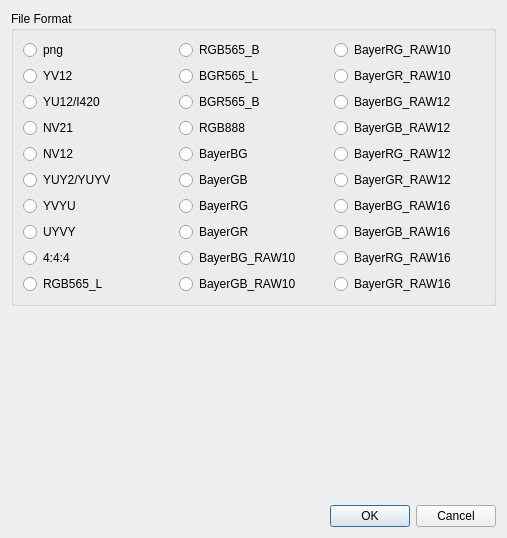
<?xml version="1.0" encoding="UTF-8"?>
<ui version="4.0">
 <class>ImgExportWindow</class>
 <widget class="QDialog" name="ImgExportWindow">
  <property name="geometry">
   <rect>
    <x>0</x>
    <y>0</y>
    <width>507</width>
    <height>538</height>
   </rect>
  </property>
  <property name="windowTitle">
   <string>Format</string>
  </property>
  <layout class="QVBoxLayout" name="verticalLayout_4">
   <item>
    <widget class="QGroupBox" name="bootCfgGroupBox">
     <property name="title">
      <string>File Format</string>
     </property>
     <layout class="QHBoxLayout" name="horizontalLayout">
      <item>
       <layout class="QVBoxLayout" name="verticalLayout">
        <item>
         <widget class="QRadioButton" name="f0RadioButton">
          <property name="text">
           <string notr="true">png</string>
          </property>
         </widget>
        </item>
        <item>
         <widget class="QRadioButton" name="f1RadioButton">
          <property name="enabled">
           <bool>true</bool>
          </property>
          <property name="text">
           <string notr="true">YV12</string>
          </property>
         </widget>
        </item>
        <item>
         <widget class="QRadioButton" name="f2RadioButton">
          <property name="enabled">
           <bool>true</bool>
          </property>
          <property name="text">
           <string notr="true">YU12/I420</string>
          </property>
         </widget>
        </item>
        <item>
         <widget class="QRadioButton" name="f3RadioButton">
          <property name="enabled">
           <bool>true</bool>
          </property>
          <property name="text">
           <string notr="true">NV21</string>
          </property>
         </widget>
        </item>
        <item>
         <widget class="QRadioButton" name="f4RadioButton">
          <property name="enabled">
           <bool>true</bool>
          </property>
          <property name="text">
           <string notr="true">NV12</string>
          </property>
         </widget>
        </item>
        <item>
         <widget class="QRadioButton" name="f5RadioButton">
          <property name="enabled">
           <bool>true</bool>
          </property>
          <property name="text">
           <string notr="true">YUY2/YUYV</string>
          </property>
         </widget>
        </item>
        <item>
         <widget class="QRadioButton" name="f6RadioButton">
          <property name="enabled">
           <bool>true</bool>
          </property>
          <property name="text">
           <string notr="true">YVYU</string>
          </property>
         </widget>
        </item>
        <item>
         <widget class="QRadioButton" name="f7RadioButton">
          <property name="enabled">
           <bool>true</bool>
          </property>
          <property name="text">
           <string notr="true">UYVY</string>
          </property>
         </widget>
        </item>
        <item>
         <widget class="QRadioButton" name="f8RadioButton">
          <property name="enabled">
           <bool>true</bool>
          </property>
          <property name="text">
           <string notr="true">4:4:4</string>
          </property>
         </widget>
        </item>
        <item>
         <widget class="QRadioButton" name="f9RadioButton">
          <property name="enabled">
           <bool>true</bool>
          </property>
          <property name="text">
           <string notr="true">RGB565_L</string>
          </property>
         </widget>
        </item>
       </layout>
      </item>
      <item>
       <layout class="QVBoxLayout" name="verticalLayout_2">
        <item>
         <widget class="QRadioButton" name="f10RadioButton">
          <property name="enabled">
           <bool>true</bool>
          </property>
          <property name="text">
           <string notr="true">RGB565_B</string>
          </property>
         </widget>
        </item>
        <item>
         <widget class="QRadioButton" name="f11RadioButton">
          <property name="enabled">
           <bool>true</bool>
          </property>
          <property name="text">
           <string notr="true">BGR565_L</string>
          </property>
         </widget>
        </item>
        <item>
         <widget class="QRadioButton" name="f12RadioButton">
          <property name="enabled">
           <bool>true</bool>
          </property>
          <property name="text">
           <string notr="true">BGR565_B</string>
          </property>
         </widget>
        </item>
        <item>
         <widget class="QRadioButton" name="f13RadioButton">
          <property name="enabled">
           <bool>true</bool>
          </property>
          <property name="text">
           <string notr="true">RGB888</string>
          </property>
         </widget>
        </item>
        <item>
         <widget class="QRadioButton" name="f14RadioButton">
          <property name="enabled">
           <bool>true</bool>
          </property>
          <property name="text">
           <string notr="true">BayerBG</string>
          </property>
         </widget>
        </item>
        <item>
         <widget class="QRadioButton" name="f15RadioButton">
          <property name="enabled">
           <bool>true</bool>
          </property>
          <property name="text">
           <string notr="true">BayerGB</string>
          </property>
         </widget>
        </item>
        <item>
         <widget class="QRadioButton" name="f16RadioButton">
          <property name="enabled">
           <bool>true</bool>
          </property>
          <property name="text">
           <string notr="true">BayerRG</string>
          </property>
         </widget>
        </item>
        <item>
         <widget class="QRadioButton" name="f17RadioButton">
          <property name="enabled">
           <bool>true</bool>
          </property>
          <property name="text">
           <string notr="true">BayerGR</string>
          </property>
         </widget>
        </item>
        <item>
         <widget class="QRadioButton" name="f18RadioButton">
          <property name="enabled">
           <bool>true</bool>
          </property>
          <property name="text">
           <string notr="true">BayerBG_RAW10</string>
          </property>
         </widget>
        </item>
        <item>
         <widget class="QRadioButton" name="f19RadioButton">
          <property name="enabled">
           <bool>true</bool>
          </property>
          <property name="text">
           <string notr="true">BayerGB_RAW10</string>
          </property>
         </widget>
        </item>
       </layout>
      </item>
      <item>
       <layout class="QVBoxLayout" name="verticalLayout_3">
        <item>
         <widget class="QRadioButton" name="f20RadioButton">
          <property name="enabled">
           <bool>true</bool>
          </property>
          <property name="text">
           <string notr="true">BayerRG_RAW10</string>
          </property>
         </widget>
        </item>
        <item>
         <widget class="QRadioButton" name="f21RadioButton">
          <property name="enabled">
           <bool>true</bool>
          </property>
          <property name="text">
           <string notr="true">BayerGR_RAW10</string>
          </property>
         </widget>
        </item>
        <item>
         <widget class="QRadioButton" name="f22RadioButton">
          <property name="text">
           <string notr="true">BayerBG_RAW12</string>
          </property>
         </widget>
        </item>
        <item>
         <widget class="QRadioButton" name="f23RadioButton">
          <property name="text">
           <string notr="true">BayerGB_RAW12</string>
          </property>
         </widget>
        </item>
        <item>
         <widget class="QRadioButton" name="f24RadioButton">
          <property name="text">
           <string notr="true">BayerRG_RAW12</string>
          </property>
         </widget>
        </item>
        <item>
         <widget class="QRadioButton" name="f25RadioButton">
          <property name="text">
           <string notr="true">BayerGR_RAW12</string>
          </property>
         </widget>
        </item>
        <item>
         <widget class="QRadioButton" name="f26RadioButton">
          <property name="enabled">
           <bool>true</bool>
          </property>
          <property name="text">
           <string notr="true">BayerBG_RAW16</string>
          </property>
         </widget>
        </item>
        <item>
         <widget class="QRadioButton" name="f27RadioButton">
          <property name="enabled">
           <bool>true</bool>
          </property>
          <property name="text">
           <string notr="true">BayerGB_RAW16</string>
          </property>
         </widget>
        </item>
        <item>
         <widget class="QRadioButton" name="f28RadioButton">
          <property name="enabled">
           <bool>true</bool>
          </property>
          <property name="text">
           <string notr="true">BayerRG_RAW16</string>
          </property>
         </widget>
        </item>
        <item>
         <widget class="QRadioButton" name="f29RadioButton">
          <property name="enabled">
           <bool>true</bool>
          </property>
          <property name="text">
           <string notr="true">BayerGR_RAW16</string>
          </property>
         </widget>
        </item>
       </layout>
      </item>
     </layout>
    </widget>
   </item>
   <item>
    <spacer name="verticalSpacer">
     <property name="orientation">
      <enum>Qt::Vertical</enum>
     </property>
     <property name="sizeHint" stdset="0">
      <size>
       <width>20</width>
       <height>40</height>
      </size>
     </property>
    </spacer>
   </item>
   <item>
    <widget class="QDialogButtonBox" name="buttonBox">
     <property name="orientation">
      <enum>Qt::Horizontal</enum>
     </property>
     <property name="standardButtons">
      <set>QDialogButtonBox::Cancel|QDialogButtonBox::Ok</set>
     </property>
    </widget>
   </item>
  </layout>
 </widget>
 <resources/>
 <connections>
  <connection>
   <sender>buttonBox</sender>
   <signal>accepted()</signal>
   <receiver>ImgExportWindow</receiver>
   <slot>accept()</slot>
   <hints>
    <hint type="sourcelabel">
     <x>248</x>
     <y>254</y>
    </hint>
    <hint type="destinationlabel">
     <x>157</x>
     <y>274</y>
    </hint>
   </hints>
  </connection>
  <connection>
   <sender>buttonBox</sender>
   <signal>rejected()</signal>
   <receiver>ImgExportWindow</receiver>
   <slot>reject()</slot>
   <hints>
    <hint type="sourcelabel">
     <x>316</x>
     <y>260</y>
    </hint>
    <hint type="destinationlabel">
     <x>286</x>
     <y>274</y>
    </hint>
   </hints>
  </connection>
 </connections>
</ui>
